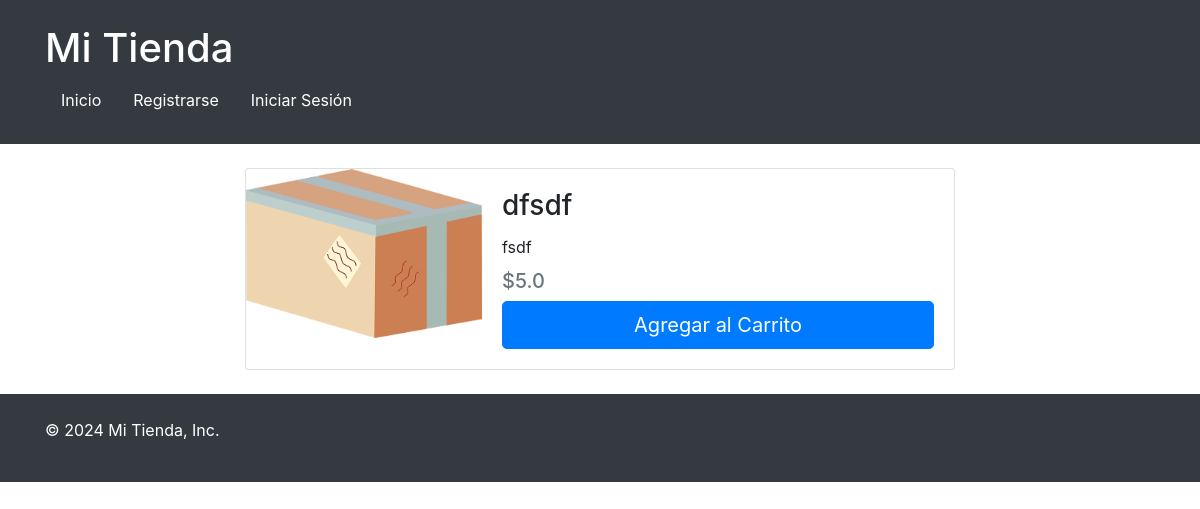
Screenshot of /producto/9 with the database file from the repository.
### app/modelos.py (models this page shows, shortened)
class Producto(db.Model):
    __tablename__ = 'productos'
    id_producto = db.Column(db.Integer, primary_key=True)
    nombre = db.Column(db.String(100), nullable=False)
    imagen = db.Column(db.String(255))
    descripcion = db.Column(db.String(255))
    categoria_id = db.Column(db.Integer, db.ForeignKey('categorias.id_categoria'), nullable=False)
    stock = db.Column(db.Integer, nullable=False)
    precio = db.Column(db.Float, nullable=False)
    categoria = db.relationship('Categoria', backref=db.backref('productos', lazy=True))

### app/rutas.py (the view)
@bp.route('/producto/<int:producto_id>')
def producto(producto_id):
    producto = Producto.query.get_or_404(producto_id)
    return render_template('producto.html', producto=producto, current_user=current_user)

### app/templates/producto.html (shortened to what this page needs)
{% extends "base.html" %}
{% block content %}
<div class="container">
  <div class="row">
    <div class="col-lg-8 offset-lg-2">
      <div class="card">
        <div class="row no-gutters">
          <div class="col-lg-4">
            <img src="{{ url_for('static', filename=producto.imagen) }}" class="card-img-top img-fluid" alt="{{ producto.nombre }}">
          </div>
          <div class="col-lg-8">
            <div class="card-body">
              <h3 class="card-title">{{ producto.nombre }}</h3>
              <p class="card-text">{{ producto.descripcion }}</p>
              <h5 class="card-subtitle mb-2 text-muted">${{ producto.precio }}</h5>
              {% if current_user.is_admin %}
              <form action="{{ url_for('rutas.eliminar_producto', producto_id=producto.id_producto) }}" method="POST" onsubmit="return confirm('¿Estás seguro de que quieres eliminar este producto?');">
                <button type="submit" class="mt-auto btn btn-danger btn-block">Eliminar producto</button>
              </form>
              {% else %}
              <form action="/agregar_al_carrito/{{ producto.id_producto }}" method="POST">
                <button type="submit" class="btn btn-primary btn-lg btn-block">Agregar al Carrito</button>
              </form>
              {% endif %}
            </div>
          </div>
        </div>
      </div>
    </div>
  </div>
</div>
{% endblock %}

### rows the page displays
Producto: imagen (placeholder picture), nombre "dfsdf", descripcion "fsdf", precio "5.0"
